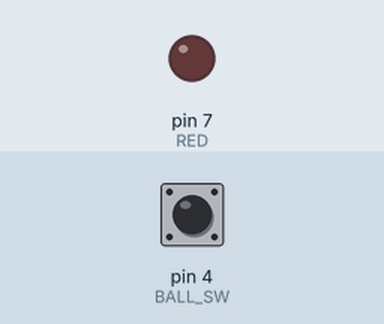
Simulated run of this sketch. Board: Arduino Uno, built with avr-gcc and run on an emulated ATmega328P. On the bench: output pins drawn as LEDs (lit = HIGH). The test bench sets the inputs (shaded band); at power-on: pin 4 (BALL_SW) HIGH.

Above: at 1.2 s.
1.3 s: pin 4 (BALL_SW) pulled LOW for 0.15 s
At 1.37 s:
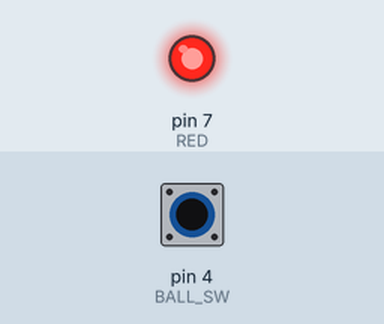
2.9 s: pin 4 (BALL_SW) pulled LOW for 3.2 s
At 7.0 s:
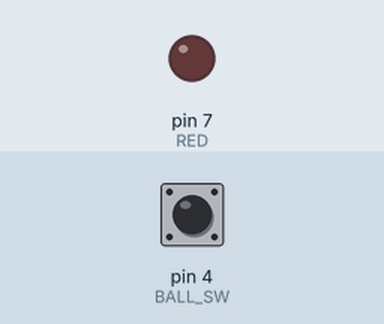
Timing chart, 0 to 8.5 s (numbered marks = the images above; inputs shaded):
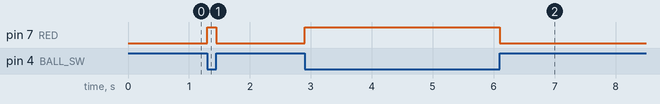

Measured:
- after the input at 1.3 s, pin 7 (RED): LOW → HIGH at once, → LOW 0.15 s later
- after the input at 2.9 s, pin 7 (RED): LOW → HIGH at once, → LOW 3.2 s later

The sketch:

BALL_SW.ino
```cpp
//*******************************************************************************
// Project : BALL_SW 기울기 센서를 사용한 lde 점등
// Board : Arduino Uno

//*******************************************************************************

// Define Pins // 핀번호 정의
#define RED 7
#define BALL_SW 4

void setup()
{
  pinMode(RED, OUTPUT);
  pinMode(BALL_SW, INPUT_PULLUP);
}

void loop()
{
  if ( digitalRead(BALL_SW) ) {
    digitalWrite(RED, LOW);  // LED ON
  }else{
    digitalWrite(RED, HIGH); // LED OFF
  }

}
```
